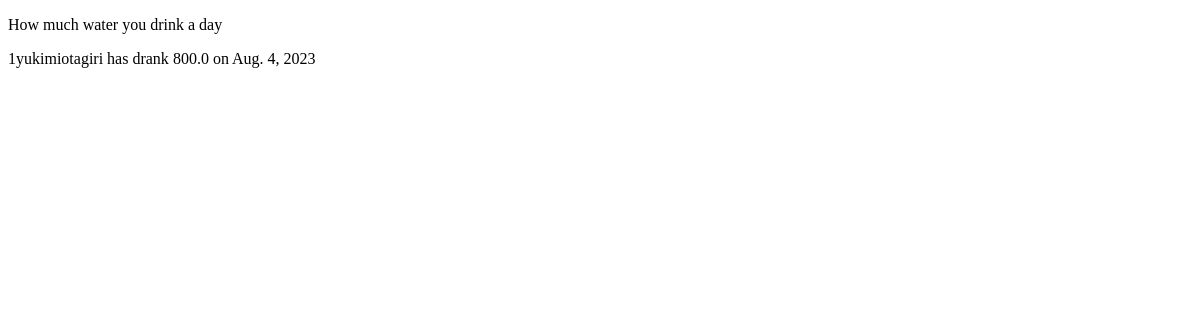
The page /yukimiotagiri/ (signed in) on the database as committed earlier.
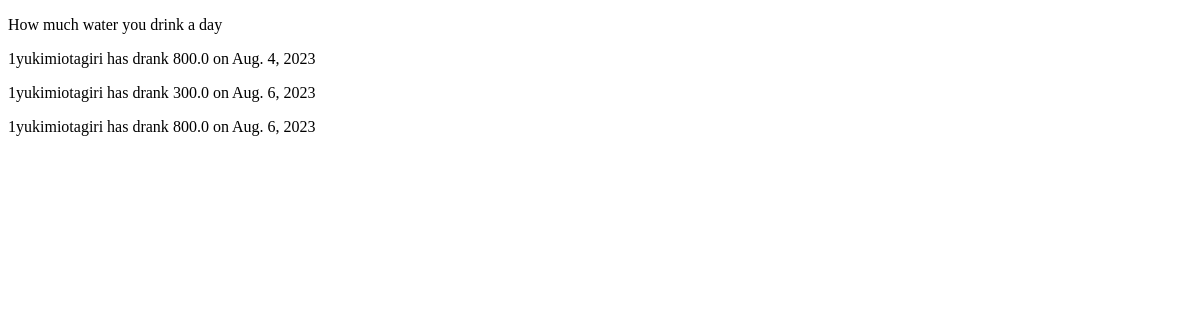
The same page on the database as committed later.
### water/models.py (models this page shows, shortened)
class WaterConsumption(models.Model):
    user = models.ForeignKey(User, on_delete=models.CASCADE)
    amount_drank = models.FloatField(default=0)
    date = models.DateField(default=timezone.now)

### water/views.py (the view)
# urls.py: path("<str:username>/",top,name="top"),
@login_required
def top(request, username ):
    waters=WaterConsumption.objects.filter(user__username=username) #filter by the user
    context= {"waters":waters}
    return render(request, "water/top.html", context)

### water/templates/water/top.html (shortened to what this page needs)
<!DOCTYPE html>
<html lang="en">
  <head>
  </head>
  <body>
    <p>How much water you drink a day</p>
    {% if waters %} {% for element in waters%}
    <p>
      {{element.user.id}}{{element.user}} has drank {{element.amount_drank}} on
      {{element.date}} {% endfor %}
    </p>
    {% else %}
    <p>You need to drink water</p>
    {% endif %}
  </body>
</html>

Rows that differ between the two databases and show on the page:
added WaterConsumption: user.id "1", user "yukimiotagiri", amount_drank "300.0", date "Aug. 6, 2023"
added WaterConsumption: user.id "1", user "yukimiotagiri", amount_drank "800.0", date "Aug. 6, 2023"
